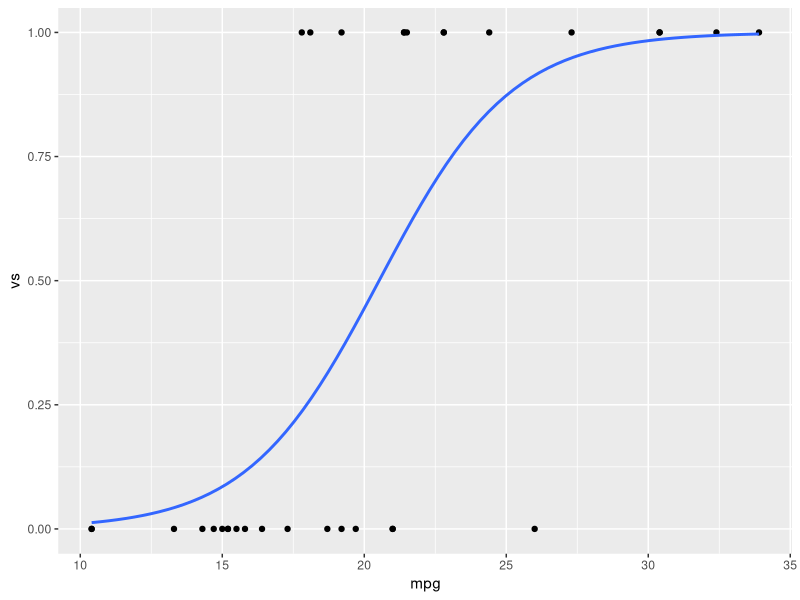
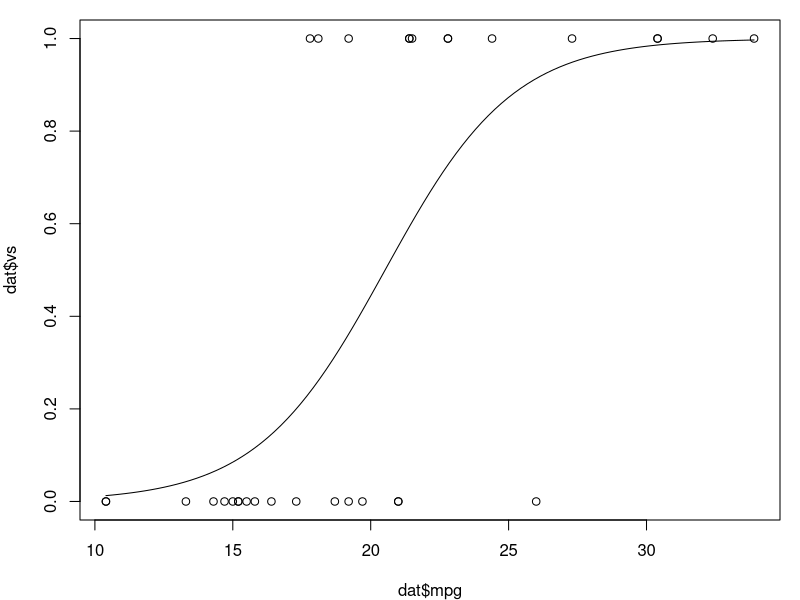

Write R code to recreate these figures, in order.
data(mtcars)
dat <- subset(mtcars, select=c(mpg, am, vs))
logr_vm <- glm(vs ~ mpg, data=dat, family=binomial)
logr_vm <- glm(vs ~ mpg, data=dat, family=binomial(link="logit"))
library(ggplot2)
ggplot(dat, aes(x=mpg, y=vs)) + geom_point() + stat_smooth(method="glm", method.args=list(family="binomial"), se=FALSE)
 
par(mar = c(4, 4, 1, 1)) # Reduce some of the margins so that the plot fits better
plot(dat$mpg, dat$vs)
curve(predict(logr_vm, data.frame(mpg=x), type="response"), add=TRUE) 